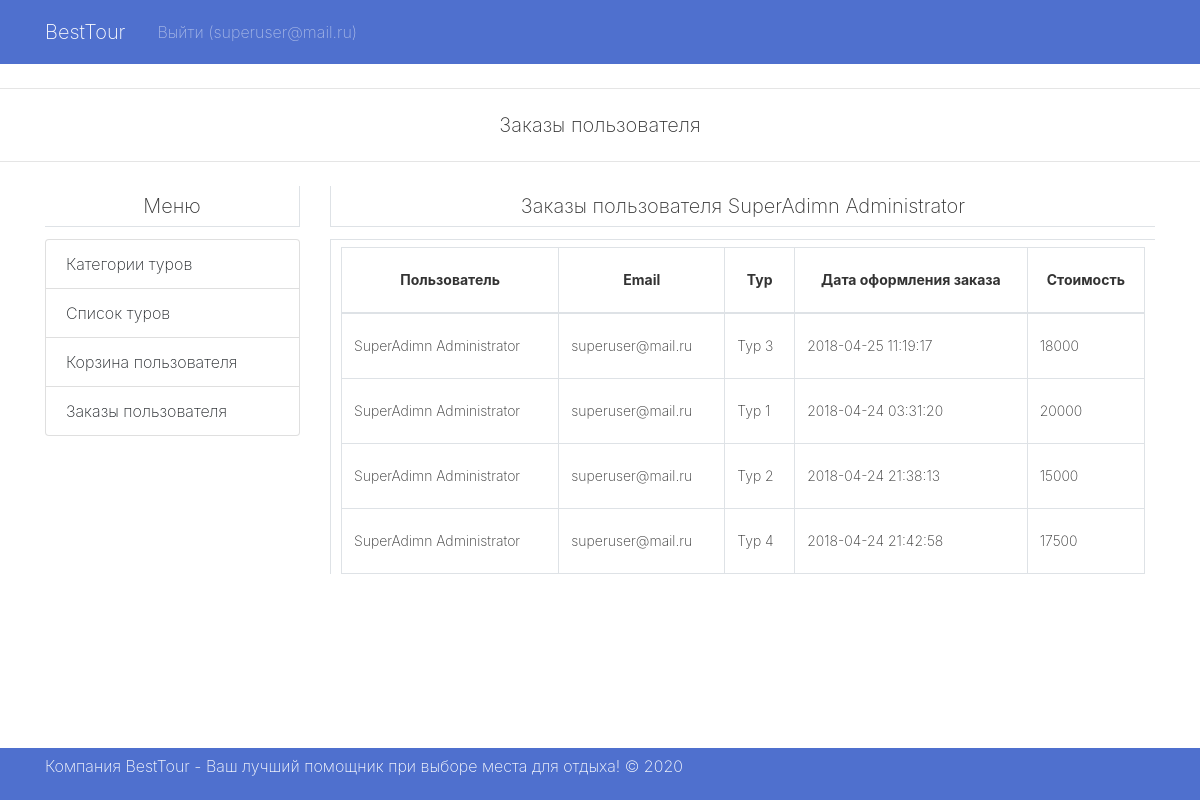
/pages/order.php (signed in), run on the app's committed database.
### tables this page shows
CREATE TABLE `user` (
  `iduser` int(11) NOT NULL,
  `email` varchar(40) DEFAULT NULL,
  `username` varchar(45) DEFAULT NULL,
  `usersecondname` varchar(45) DEFAULT NULL,
  `password` varchar(45) DEFAULT NULL,
  `role_idrole` int(11) DEFAULT NULL,
  `status` tinyint(4) DEFAULT NULL
);

CREATE TABLE `order` (
  `idorder` int(11) NOT NULL,
  `date` timestamp NULL DEFAULT CURRENT_TIMESTAMP,
  `cart_idcart` int(11) NOT NULL,
  `status` tinyint(4) DEFAULT NULL
);

CREATE TABLE `tour` (
  `idtour` int(11) NOT NULL,
  `name` varchar(45) DEFAULT NULL,
  `description` mediumtext,
  `category_idcategory` int(11) NOT NULL,
  `cost` varchar(45) DEFAULT NULL,
  `img` varchar(250) DEFAULT NULL
);

### Dbsettings.php (called while the page is built)
<?php
$host     = 'mysql_tc';
$user     = 'yurijmo';
$password = '3004917779';
$db_name  = 'db_tc';

### DB.php (called while the page is built, shortened)
<?php
class DB
{
    protected $connetion;
    public function __construct($host, $user, $password, $db_name)
    {
        $this->connetion = new mysqli($host, $user, $password, $db_name);
    }
    public function query($sql)
    {
        $result = $this->connetion->query($sql);
        if (is_bool($result)) {
            return $result;
        }
        $data = array();
        while ($row = mysqli_fetch_assoc($result)) {
            $data[] = $row;
        }
        return $data;
    }
}

### pages/selectuser.php (called while the page is built, shortened)
<?php
$email = $_SESSION['email'];
$res = $db->query("SELECT * FROM `user` WHERE email = '{$email}'");
$email = $res[0]['email'];
$username = $res[0]['username'];
$usersecondname = $res[0]['usersecondname'];

### pages/order.php (the view, shortened to what this page needs)
<?php $title = "Заказы пользователя" ?>
<?php
require_once('../Dbsettings.php');
include_once('../DB.php');
$db = new DB($host, $user, $password, $db_name);
?>
<?php include 'header.php' ?>
    <hr>
<?php require_once "selectuser.php"; ?>
    <h5 align="center">Заказы пользователя</h5>
    <hr>
    <div class="container">
        <div class="row">
            <div class="col-sm-3">
                <h5 class="text-center border border-top-0 border-left-0" style="line-height: 40px;">Меню</h5>
            </div>
            <div class="col-sm">
                <h5 class="text-center border border-top-0 border-right-0"
                    style="line-height: 40px;"><?= $title ?> <?= $username . " " . $usersecondname ?></h5>
            </div>
        </div>
        <div class="row">
            <?php include_once('../navigation.php'); ?>
            <div class="col-sm">
                <div class="text-justify border border-bottom-0 border-right-0"
                     style="line-height: 40px; padding-left: 10px; padding-right: 10px;">
                    <table class="table table-bordered">
                        <thead>
                        <tr>
                            <th scope="col" class="text-center">Пользователь</th>
                            <th scope="col" class="text-center">Email</th>
                            <th scope="col" class="text-center">Тур</th>
                            <th scope="col" class="text-center">Дата оформления заказа</th>
                            <th scope="col" class="text-center">Стоимость</th>
                        </tr>
                        </thead>
                        <tbody>
                        <?php
                        try {
                        $cart = $db->query("SELECT * FROM `order`, cart, `user`, tour WHERE email = '{$email}' AND `order`.cart_idcart = cart.idcart AND cart
.user_iduser=user.iduser
AND cart.tour_idtour=tour.idtour ");
                        foreach ($cart
                        as $cartitem)
                        { ?>
                        <tr>
                            <td><?= $cartitem["username"]; ?> <?= $cartitem["usersecondname"]; ?></td>
                            <td><?= $cartitem["email"]; ?></td>
                            <td><?= $cartitem["name"]; ?></td>
                            <td><?= $cartitem["date"]; ?></td>
                            <td><?= $cartitem["cost"]; ?></td>
                            <?php }
                            ?>
                        </tr>
                        </tbody>
                    </table>
                    <?php
                    } catch
                    (Exception $e) {
                        echo $e->getMessage() . ':(';
                    }
                    ?>
                </div>
            </div>
        </div>
    </div>
<?php include 'footer.php' ?>

### css/style.css (style rules this page uses)
table { font-size: 14px; }

### data on the page
user: username "SuperAdimn", usersecondname "Administrator"
order: user.username "SuperAdimn", user.usersecondname "Administrator", user.email "superuser@mail.ru", tour.name "Тур 3", date "2018-04-25 11:19:17", tour.cost "18000"
order: user.username "SuperAdimn", user.usersecondname "Administrator", user.email "superuser@mail.ru", tour.name "Тур 1", date "2018-04-24 03:31:20", tour.cost "20000"
order: user.username "SuperAdimn", user.usersecondname "Administrator", user.email "superuser@mail.ru", tour.name "Тур 2", date "2018-04-24 21:38:13", tour.cost "15000"
order: user.username "SuperAdimn", user.usersecondname "Administrator", user.email "superuser@mail.ru", tour.name "Тур 4", date "2018-04-24 21:42:58", tour.cost "17500"

### other printed values
Session::get('email') "superuser@mail.ru"
$title "Заказы пользователя"
